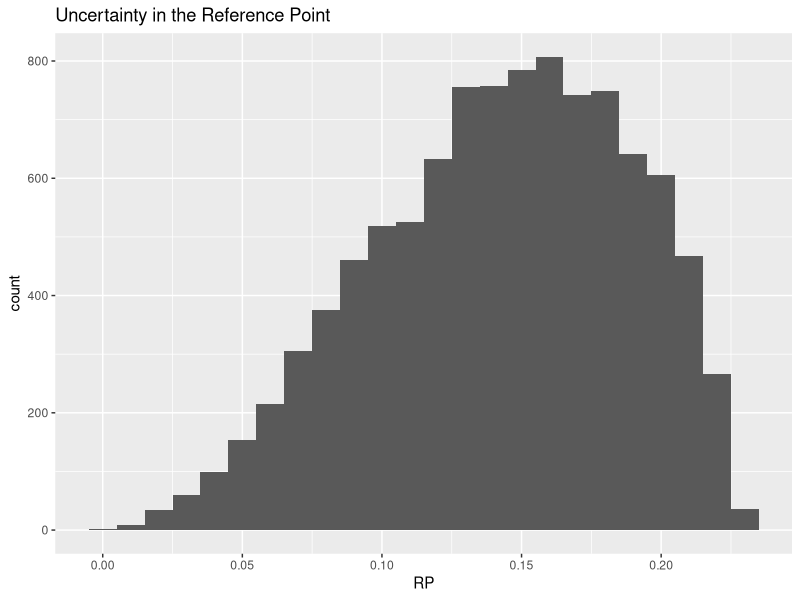
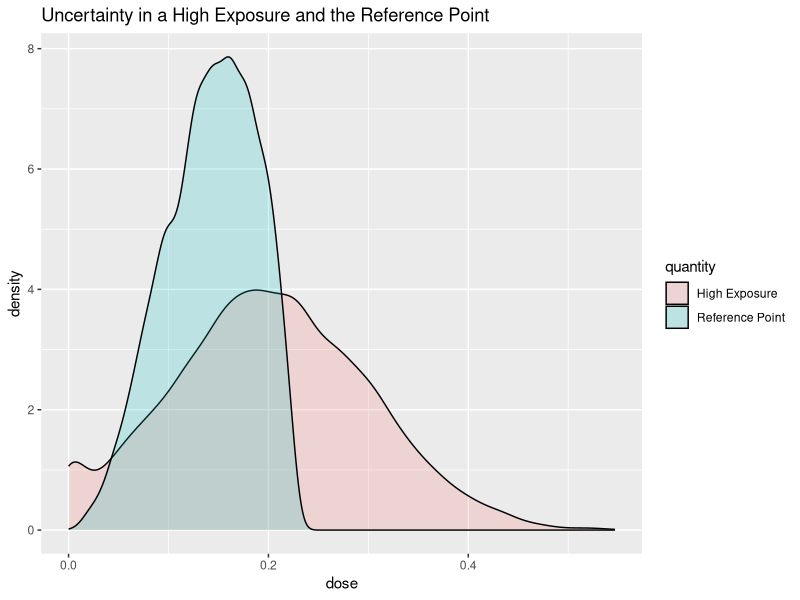
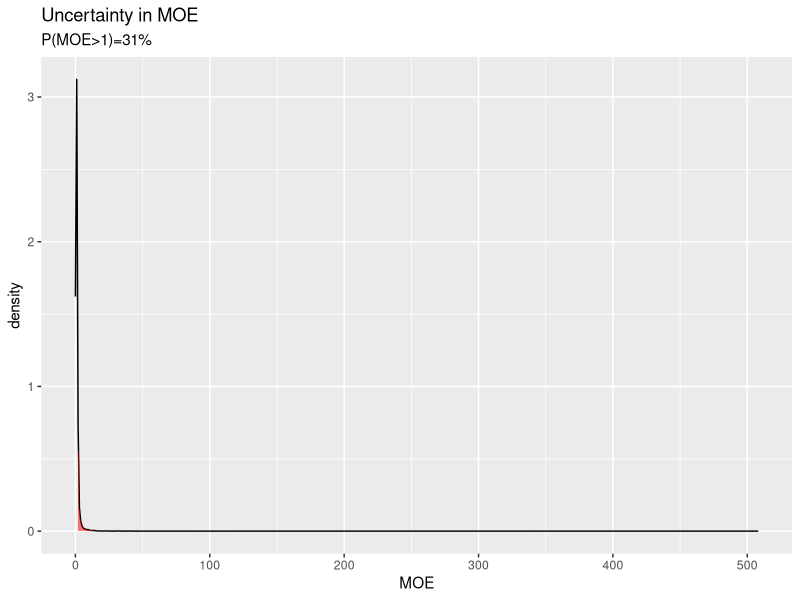
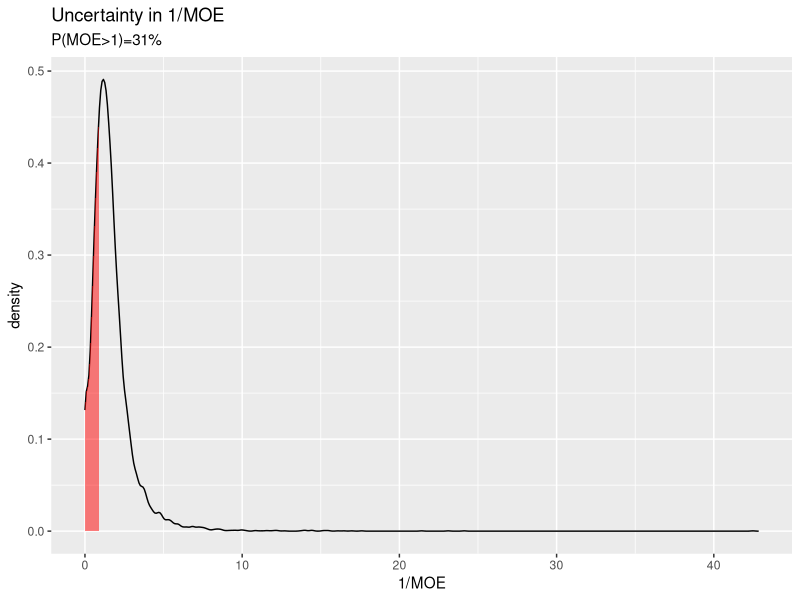

Reproduce these figures in R, in order.
## ---- chunk 1
#| echo: false
#| message: false

library(ggplot2)
## ---- chunk 2
## hazard
bmd = 0.147
bmdl = 0.062
bmdu = 0.21
## exposure
ael = 0.03
aeu = 0.15
hel = 0.07
heu = 0.33
## MOE threshold
th = 1
## ---- chunk 3
#| echo: true 

0.23 * rbeta(n = 10, shape1 = 3.15, shape2 = 1.92)
## ---- chunk 4
niter = 10^4 
rp = 0.23 * rbeta(n = niter, shape1 = 3.15, shape2 = 1.92)
## ---- chunk 5
library(ggplot2)
ggplot(data.frame(RP=rp), aes(x=RP)) +
  geom_histogram(binwidth = 0.01) +
  ggtitle("Uncertainty in the Reference Point")

## ---- chunk 6
#| echo: true 

m = (0.07+0.33)/2
s = (0.33-m)/qnorm(0.9)

he = rnorm(n = niter, mean = m, sd = s)
he[he<0] = 0 # truncate
## ---- chunk 7
ggplot(data.frame(dose = c(rp,he), quantity = rep(c("Reference Point", "High Exposure"),each = niter)),aes(x=dose, fill = quantity)) +
  geom_density(alpha=0.2) +
  ggtitle("Uncertainty in a High Exposure and the Reference Point")
## ---- chunk 8
df <- density(rp/he, from=0)
df <- data.frame(x=df$x,y=df$y)
ggplot(data.frame(x=df$x,y=df$y),aes(x=x, y=y)) +
  geom_line() +
  geom_ribbon(data=subset(df,x>1),  aes(x=x,ymax=y),ymin=0,fill="red", alpha=0.5) +
  xlab("MOE") +
  ylab("density") +
  ggtitle("Uncertainty in MOE", subtitle=paste0("P(MOE>1)=",round(mean(rp/he>1)*100),"%"))
## ---- chunk 9
#| echo: true

df <- density(he/rp, from=0)
df <- data.frame(x=df$x,y=df$y)
ggplot(data.frame(x=df$x,y=df$y),aes(x=x, y=y)) +
  geom_line() +
  geom_ribbon(data=subset(df,x<1),  aes(x=x,ymax=y),ymin=0,fill="red", alpha=0.5) +
  xlab("1/MOE") +
  ylab("density") +
  ggtitle("Uncertainty in 1/MOE", subtitle=paste0("P(MOE>1)=",round(mean(rp/he>1)*100),"%"))
